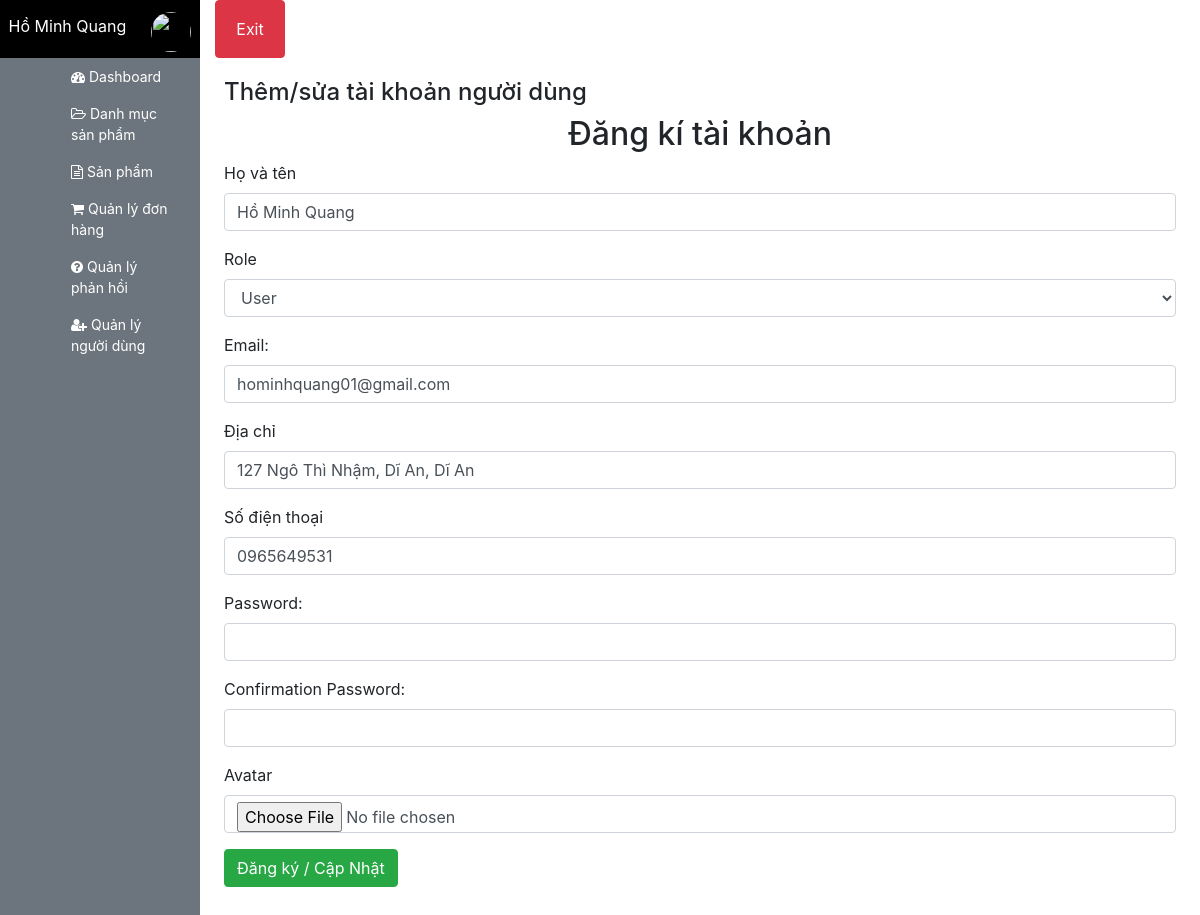
Screenshot of /admin/user/editor.php?id=1 (signed in) with the database file from the repository.
### tables this page shows
CREATE TABLE `user` (
  `id` int(11) NOT NULL,
  `fullname` varchar(50) DEFAULT NULL,
  `email` varchar(150) DEFAULT NULL,
  `phone_number` varchar(20) DEFAULT NULL,
  `address` varchar(200) DEFAULT NULL,
  `password` varchar(32) DEFAULT NULL,
  `role_id` int(11) DEFAULT NULL,
  `created_at` datetime DEFAULT NULL,
  `updated_at` datetime DEFAULT NULL,
  `deleted` int(11) DEFAULT NULL,
  `thumbnail` varchar(100) DEFAULT NULL
);

### Database/dbhelper.php (called while the page is built, shortened)
<?php
function executeResult($sql, $isSingle = false)
{
    $data = null;
    $conn = mysqli_connect(HOST, USERNAME, PASSWORD, DATABASE);
    mysqli_set_charset($conn, 'utf8');
    $resultset = mysqli_query($conn, $sql);
    if ($isSingle) {
        $data = mysqli_fetch_array($resultset, 1);
    } else {
        while (($row = mysqli_fetch_array($resultset, 1)) != null) {
            $data[] = $row;
        }
    }
    return $data;
}

### utils/utility.php (called while the page is built, shortened)
<?php
    function fixSqlInject($sql){
        $sql = str_replace('\\','\\\\',$sql);
        $sql = str_replace('\'','\\\'',$sql);
        return $sql;
    }
    function getGet($key){
        $value = '';
        if(isset($_GET[$key])){
            $value = $_GET[$key];
            $value = fixSqlInject($value);
        }
        return trim($value);
    }
?>

### admin/user/editor.php (the view, shortened to what this page needs)
<?php
    require_once('../layouts/header.php');
    require_once('form_save.php');
    $id =getGet('id');
    if($id != '' && $id>0){
        $sql = "Select * from user where id = '$id'";
   $userItem = executeResult($sql,true);
        if($userItem!=null){
            $fullname = $userItem['fullname'];
            $email =$userItem['email'];
            $phone_number = $userItem['phone_number'];
            $address = $userItem['address'];
        }
        else{
            $id = 0;
        }
    }else{
        $id = 0;
    }
    $sql="select *from role";
    $roleitem= executeResult($sql);
?>
<div class="row" style="margin-top: 20px;">
    <div class="col-md-12 table-responsive">
        <h4>Thêm/sửa tài khoản người dùng</h4>
        <div class="panel panel-primary">
            <div class="panel-heading">
                <h2 class="text-center">Đăng kí tài khoản</h2>
            </div>
            <form method="POST" onsubmit="return validateForm()" action="">
                <div class="panel-body">
                    <div class="form-group">
                        <label for="usr">Họ và tên</label>
                        <input name="fullname" required="true" type="text" class="form-control" id="usr"
                            value="<?=$fullname?>">
                    </div>
                    <div class="form-group">
                        <label for="usr">Role</label>
                        <select class="form-control" name="role_id" id="role_id" require=>
                            <?php
                            foreach ($roleitem as $role){
                                echo '<option selected value="'.$role['id'].'">'.$role['name'].'</option>'
                                ;
                            }
                            ?>
                        </select>
                    </div>
                    <div class="form-group">
                        <label for="email">Email:</label>
                        <input name="email" required="true" type="email" class="form-control" id="email"
                            value="<?=$email?>">
                    </div>
                    <div class="form-group">
                        <label for="address">Địa chỉ</label>
                        <input name="address" required="true" type="text" class="form-control" id="address"
                            value="<?=$address?>">
                    </div>
                    <div class="form-group">
                        <label for="phone_number">Số điện thoại</label>
                        <input name="phone_number" required="true" type="text" class="form-control" id="phone_number"
                            value="<?=$phone_number?>">
                    </div>
                    <div class="form-group">
                        <label for="pwd">Password:</label>
                        <input <?=($id>0 ? '' : 'required="true"' )?> name="password" minlength="6" type="password"
                            class="form-control" id="pwd">
                    </div>
                    <div class="form-group">
                        <label for="confirmation_pwd">Confirmation Password:</label>
                        <input <?=($id>0 ? '' : 'required="true"' )?> type="password" class="form-control"
                            id="confirmation_pwd">
                    </div>
                    <div class="form-group">
                        <label for="thumbnail">Avatar</label>
                        <input name="thumbnail" type="file" class="form-control" id="thumbnail"
                            accept=".jpg, .png, .jpeg, .gif, .bmp, .tif, .tiff|image/*">
                    </div>
                    <button type="submit" class="btn btn-success">Đăng ký / Cập Nhật</button>
                </div>
            </form>
        </div>
    </div>
</div>
<?php
require_once('../layouts/footer.php');
?>

### rows the page displays
user: fullname "Hồ Minh Quang", email "hominhquang01@gmail.com", address "127 Ngô Thì Nhậm, Dĩ An, Dĩ An", phone_number "0965649531"

### other values shown
$user['fullname'] "Hồ Minh Quang"
form field role_id "User"
